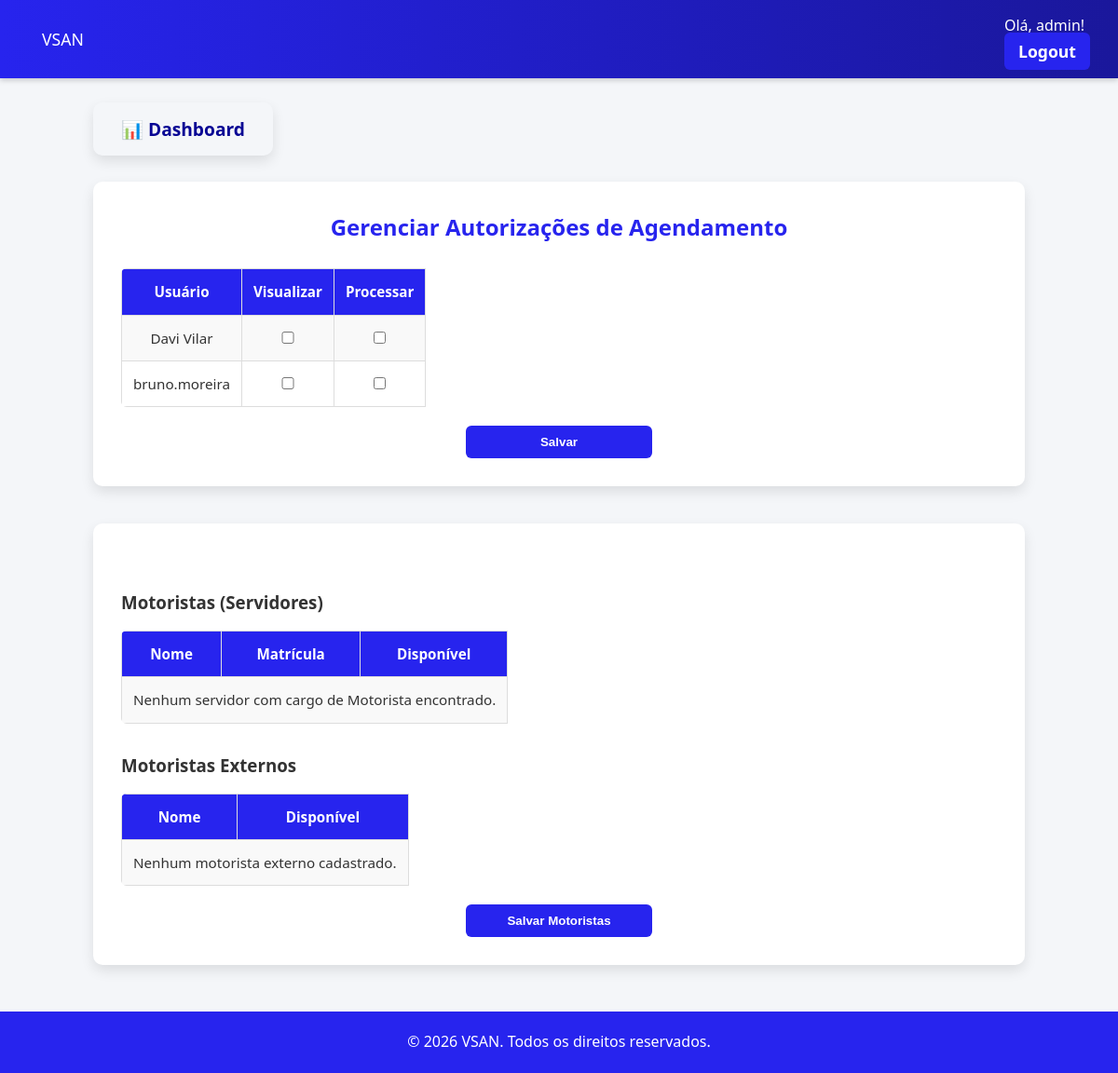
The page /gerenciar-autorizacoes/ (signed in) on the database its author committed.
### usuarios/models.py (models this page shows, shortened)
class Usuario(AbstractUser):
    TIPO_USUARIO_CHOICES = [
        ('diretor', 'Diretor'),
        ('coordenador', 'Coordenador'),
        ('funcionario', 'Funcionário'),
    ]
    setor = models.ForeignKey(Setor, on_delete=models.SET_NULL, null=True, blank=True, related_name="usuarios")
    tipo_usuario = models.CharField(max_length=20, choices=TIPO_USUARIO_CHOICES, verbose_name='Tipo de Usuário', null=True, blank=True)
    matricula = models.CharField(max_length=20, unique=True, null=True, blank=True)
    servidor = models.OneToOneField(Servidor, on_delete=models.CASCADE, null=True, blank=True, related_name="usuario")
    objects = UsuarioManager()

### agendamentos/models.py (models this page shows, shortened)
class AutorizacaoAgendamento(models.Model):
    usuario = models.ForeignKey(Usuario, on_delete=models.CASCADE)
    pode_visualizar = models.BooleanField(default=False)
    pode_processar = models.BooleanField(default=False)

### agendamentos/views.py (the view, shortened to what this page needs)
# urls.py: path("gerenciar-autorizacoes/", agendamento_views.gerenciar_autorizacoes, name="gerenciar_autorizacoes"),
@login_required(login_url='/login/')
def gerenciar_autorizacoes(request):
    if request.user.tipo_usuario != 'diretor':
        messages.error(request, "Apenas diretores podem gerenciar autorizações.")
        return redirect('dashboard')
    usuarios = Usuario.objects.filter(is_superuser=False).exclude(id=request.user.id)
    for usuario in usuarios:
        autorizacao, _ = AutorizacaoAgendamento.objects.get_or_create(usuario=usuario)
        usuario.autorizacao = autorizacao
    motoristas_servidores = Servidor.objects.filter(cargo__icontains="Motorista")
    motoristas_externos = MotoristaExterno.objects.all()
    return render(request, 'agendamentos/gerenciar_autorizacoes.html', {
        'usuarios': usuarios,
        'motoristas_servidores': motoristas_servidores,
        'motoristas_externos': motoristas_externos  # para exibir também na mesma página
    })

### agendamentos/templates/agendamentos/gerenciar_autorizacoes.html (shortened to what this page needs)
{% extends 'base.html' %}
{% block content %}
<div class="container">
    <h2>Gerenciar Autorizações de Agendamento</h2>
    {% if request.user.tipo_usuario == "diretor" %}
    <form method="post" class="form">
        <table  class="dashboard-table">
            <tr>
                <th>Usuário</th>
                <th>Visualizar</th>
                <th>Processar</th>
            </tr>
            {% for usuario in usuarios %}
            <tr>
                <td>{{ usuario.username }}</td>
                <td><input type="checkbox" name="visualizar_{{ usuario.id }}" {% if usuario.autorizacao.pode_visualizar %}checked{% endif %}></td>
                <td><input type="checkbox" name="processar_{{ usuario.id }}" {% if usuario.autorizacao.pode_processar %}checked{% endif %}></td>
            </tr>
            {% endfor %}
        </table>
        <button type="submit" class="btn btn-primary" style="margin-top: 20px; margin-left: calc(50% - 100px); width: 200px;">Salvar</button>
    </form>
    {% endif %}
</div>
<div class="container">
    <form method="post" action="{% url 'gerenciar_motoristas' %}" class="form" style="margin-top:40px;">
        <h3 style="margin-top:30px;">Motoristas (Servidores)</h3>
        <table class="dashboard-table">
            <tr>
                <th>Nome</th>
                <th>Matrícula</th>
                <th>Disponível</th>
            </tr>
            {% for motorista in motoristas_servidores %}
            <tr>
                <td>{{ motorista.nome }}</td>
                <td>{{ motorista.matricula }}</td>
                <td><input type="checkbox" name="motorista_servidor_{{ motorista.id }}" {% if motorista.disponivel %}checked{% endif %}></td>
            </tr>
            {% empty %}
            <tr>
                <td colspan="3">Nenhum servidor com cargo de Motorista encontrado.</td>
            </tr>
            {% endfor %}
        </table>
        <h3 style="margin-top:30px;">Motoristas Externos</h3>
        <table class="dashboard-table">
            <tr>
                <th>Nome</th>
                <th>Disponível</th>
            </tr>
            {% for motorista in motoristas_externos %}
            <tr>
                <td>{{ motorista.nome_completo }}</td>
                <td><input type="checkbox" name="motorista_externo_{{ motorista.id }}" {% if motorista.disponivel %}checked{% endif %}></td>
            </tr>
            {% empty %}
            <tr>
                <td colspan="2">Nenhum motorista externo cadastrado.</td>
            </tr>
            {% endfor %}
        </table>
        <button type="submit" class="btn-primary" style="margin-top: 20px; margin-left: calc(50% - 100px); width: 200px;">Salvar Motoristas</button>
    </form>
</div>
{% endblock %}

### templates/header.html (shortened to what this page needs)
{% load static %}
<header class="header">
    <a href="{% url 'home' %}" class="logo">VSAN</a>
    <nav class="nav">
        {% if user.is_authenticated %}
            <span class="user-info">Olá, {{ user.username }}!</span>
        <ul class="menu">
            <li><a href="{% url 'logout' %}" class='btn-primary'>Logout</a></li>
        </ul>
        {% else %}
        <ul class="menu">
            <li><a href="{% url 'login' %}" class='btn-primary'>Login</a></li>
            <li><a href="{% url 'cadastrar_usuario' %}" class="btn-primary">Criar conta</a></li>
        </ul>
        {% endif %}
    </nav>
</header>
{% if user.is_authenticated  %}
    {% if request.path != '/dashboard/' %}
        <div class="container-btn-dashboard">
            <a href="{% url 'dashboard' %}" class="btn-card">📊 Dashboard</a>
        </div>
    {% endif %}
{% endif %}

### usuarios/static/css/style.css (style rules this page uses)
* { margin: 0; padding: 0; box-sizing: border-box; }
body { font-family: 'Segoe UI', Arial, sans-serif; background-color: #f4f6f9; color: #333; line-height: 1.6; }
.header { display: flex; justify-content: space-between; background: linear-gradient(90deg, #2724ee, #1a179b); color: #fff; padding: 15px 30px; align-items: center; box-shadow: 0 2px 6px rgba(0,0,0,0.2); }
.header a { text-decoration: none; font-size: 1.1em; padding: 8px 15px; color: #fff; transition: color 0.3s; }
.menu { list-style: none; display: flex; gap: 20px; }
.container, .dashboard-container { max-width: 1000px; margin: 40px auto; background: #fff; padding: 30px; border-radius: 10px; box-shadow: 0px 6px 14px rgba(0,0,0,0.1); }
.container h2, .dashboard-container h2 { text-align: center; margin-bottom: 25px; color: #2724ee; font-weight: bold; }
.form input, .form select, .form textarea { width: 100%; padding: 10px; border: 1px solid #bbb; border-radius: 6px; font-size: 1em; transition: border 0.3s; }
.btn { margin-top: 20px; margin-left: calc(50% - 100px); width: 200px; }
.btn-primary, .btn-secondary, .btn-danger { padding: 10px 20px; border-radius: 6px; cursor: pointer; font-weight: 600; transition: all 0.3s; }
.btn-primary { background-color: #2724ee; color: #fff; border: none; text-decoration: none; }
.dashboard-table { width: 100%; border-collapse: collapse; margin-top: 15px; border-radius: 6px; overflow-x: auto; display: block; }
.dashboard-table th, .dashboard-table td { border: 1px solid #ddd; padding: 12px; text-align: center; font-size: 0.95em; }
.dashboard-table th { background-color: #2724ee; color: #fff; }
.dashboard-table tr:nth-child(even) { background-color: #f9f9f9; }
.container-btn-dashboard { max-width: 1000px; margin: 40px auto; }
.btn-card { color: #080694; border: none; padding: 15px 30px; border-radius: 10px; font-size: 1.2em; font-weight: bold; cursor: pointer; transition: background-color 0.3s ease; text-decoration: none; box-shadow: 0px 6px 14px rgba(0,0,0,0.1); }

### rows shown on the page
Usuario: username "admin"
Usuario: username "Davi Vilar"
Usuario: username "bruno.moreira"
